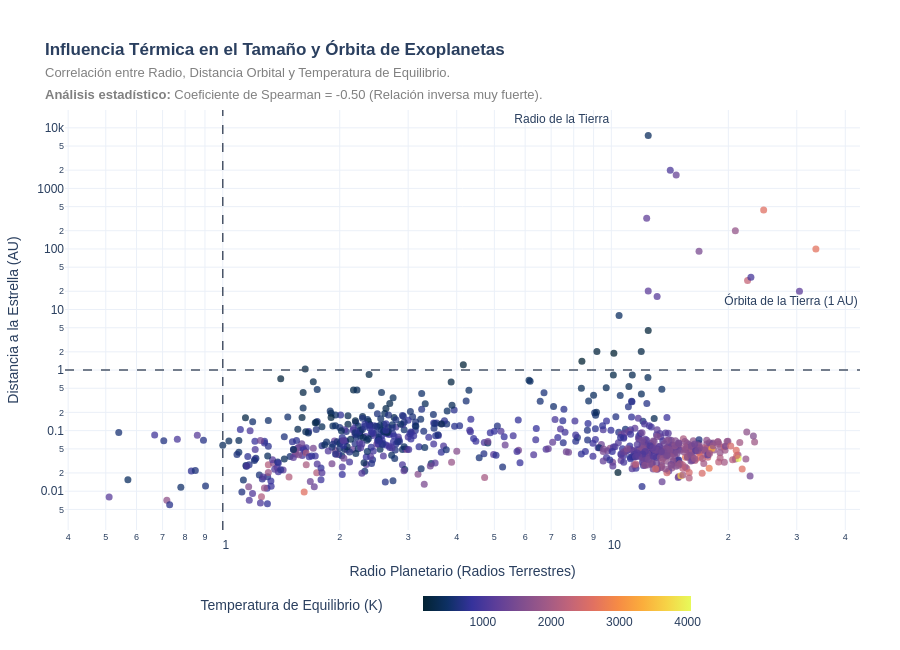

The notebook cell saved with this chart:
### Code cell
import numpy as np
import plotly.express as px
from scipy.stats import spearmanr

# Preparación de datos
df_radio_distancia = df_exoplanets[
    ["pl_name", "hostname", "pl_rade", "pl_orbsmax", "pl_eqt"]
].dropna().copy()

# CÁLCULO DE LA CORRELACIÓN DE SPEARMAN
# Usamos Spearman porque la relación entre distancia orbital y temperatura es puramente curva (exponencial inversa)
coef_spearman, p_valor = spearmanr(df_radio_distancia['pl_orbsmax'], df_radio_distancia['pl_eqt'])

print(f"Coeficiente de correlación de Spearman: {coef_spearman:.4f}")
print(f"P-valor: {p_valor}")

# Categorización de planetas por radio (Mantenemos tu lógica para el hover)
condiciones = [
    (df_radio_distancia['pl_rade'] < 1.25),
    (df_radio_distancia['pl_rade'] >= 1.25) & (df_radio_distancia['pl_rade'] < 2.0),
    (df_radio_distancia['pl_rade'] >= 2.0) & (df_radio_distancia['pl_rade'] < 6.0),
    (df_radio_distancia['pl_rade'] >= 6.0)
]
categorias = ['Rocoso (Tipo Tierra)', 'Súper-Tierra', 'Tipo Neptuno', 'Gigante Gaseoso (Tipo Júpiter)']
df_radio_distancia['tipo_planeta'] = np.select(condiciones, categorias, default='Desconocido')

#GENERACIÓN DE GRÁFICA OPTIMIZADA
subtitulo = (
    "Correlación entre Radio, Distancia Orbital y Temperatura de Equilibrio.<br>"
    f"<b>Análisis estadístico:</b> Coeficiente de Spearman = {coef_spearman:.2f} (Relación inversa muy fuerte)."
)

fig3 = px.scatter(
    df_radio_distancia,
    x="pl_rade",
    y="pl_orbsmax",
    color="pl_eqt",                 
    color_continuous_scale="thermal",
    hover_name="pl_name",
    hover_data={
        "hostname": True,
        "tipo_planeta": True,
        "pl_eqt": ":.0f K"          
    },
    log_x=True,
    log_y=True,
    title="<b>Influencia Térmica en el Tamaño y Órbita de Exoplanetas</b>",
    labels={
        "pl_rade": "Radio Planetario (Radios Terrestres)",
        "pl_orbsmax": "Distancia a la Estrella (AU)",
        "pl_eqt": "Temperatura",
        "tipo_planeta": "Categoría Física"
    },
    template="plotly_white",
    opacity=0.75
)

#AÑADIR LÍNEAS DE REFERENCIA DE LA TIERRA
# Línea vertical para el Radio de la Tierra (1 R_earth)
fig3.add_vline(
    x=1.0, 
    line_width=1.5, 
    line_dash="dash", 
    line_color="#4A5568",
    annotation_text=" Radio de la Tierra", 
    annotation_position="top left"
)

# Línea horizontal para la Distancia de la Tierra (1 AU)
fig3.add_hline(
    y=1.0, 
    line_width=1.5, 
    line_dash="dash", 
    line_color="#4A5568",
    annotation_text=" Órbita de la Tierra (1 AU)", 
    annotation_position="top right"
)

#AJUSTES DE DISEÑO Y LEYENDAS
fig3.update_layout(
    height=650,
    font=dict(family="Arial, sans-serif", size=12),
    margin=dict(l=60, r=40, t=110, b=120),
    title_text=f"<b>Influencia Térmica en el Tamaño y Órbita de Exoplanetas</b><br><span style='font-size:13px; color:gray;'>{subtitulo}</span>",
    
    # Barra de color horizontal en la parte inferior
    coloraxis_colorbar=dict(
        title="Temperatura de Equilibrio (K)",
        orientation="h",
        yanchor="bottom", y=-0.25,
        xanchor="center", x=0.5,
        thickness=15,
        len=0.6
    )
)

fig3.update_traces(marker=dict(size=7))

fig3.show()

### Figure 1 — Plotly figure (JSON) as saved in the notebook; plotly's stock layout.template omitted (floating-point values rounded to 4 significant figures; data arrays with more than 128 entries replaced by an {"elided": "..."} marker saying what was removed)
{"data": [{"customdata": {"elided": "790x3 mixed values"}, "hovertemplate": "<b>%{hovertext}</b><br><br>Radio Planetario (Radios Terrestres)=%{x}<br>Distancia a la Estrella (AU)=%{y}<br>hostname=%{customdata[0]}<br>Categoría Física=%{customdata[1]}<br>Temperatura=%{marker.color:.0f K}<extra></extra>", "hovertext": {"elided": "790 str values"}, "legendgroup": "", "marker": {"color": {"elided": "790 float values"}, "coloraxis": "coloraxis", "opacity": 0.75, "size": 7, "symbol": "circle"}, "mode": "markers", "name": "", "orientation": "v", "showlegend": false, "type": "scatter", "x": {"elided": "790 float values"}, "xaxis": "x", "y": {"elided": "790 float values"}, "yaxis": "y"}], "layout": {"annotations": [{"showarrow": false, "text": " Radio de la Tierra", "x": 1, "xanchor": "right", "xref": "x", "y": 1, "yanchor": "top", "yref": "y domain"}, {"showarrow": false, "text": " Órbita de la Tierra (1 AU)", "x": 1, "xanchor": "right", "xref": "x domain", "y": 1, "yanchor": "bottom", "yref": "y"}], "coloraxis": {"autocolorscale": false, "colorbar": {"len": 0.6, "orientation": "h", "thickness": 15, "title": {"text": "Temperatura de Equilibrio (K)"}, "x": 0.5, "xanchor": "center", "y": -0.25, "yanchor": "bottom"}, "colorscale": [[0, "rgb(3, 35, 51)"], [0.09091, "rgb(13, 48, 100)"], [0.1818, "rgb(53, 50, 155)"], [0.2727, "rgb(93, 62, 153)"], [0.3636, "rgb(126, 77, 143)"], [0.4545, "rgb(158, 89, 135)"], [0.5455, "rgb(193, 100, 121)"], [0.6364, "rgb(225, 113, 97)"], [0.7273, "rgb(246, 139, 69)"], [0.8182, "rgb(251, 173, 60)"], [0.9091, "rgb(246, 211, 70)"], [1, "rgb(231, 250, 90)"]]}, "font": {"family": "Arial, sans-serif", "size": 12}, "height": 650, "legend": {"tracegroupgap": 0}, "margin": {"b": 120, "l": 60, "r": 40, "t": 110}, "shapes": [{"line": {"color": "#4A5568", "dash": "dash", "width": 1.5}, "type": "line", "x0": 1, "x1": 1, "xref": "x", "y0": 0, "y1": 1, "yref": "y domain"}, {"line": {"color": "#4A5568", "dash": "dash", "width": 1.5}, "type": "line", "x0": 0, "x1": 1, "xref": "x domain", "y0": 1, "y1": 1, "yref": "y"}], "title": {"text": "<b>Influencia Térmica en el Tamaño y Órbita de Exoplanetas</b><br><span style='font-size:13px; color:gray;'>Correlación entre Radio, Distancia Orbital y Temperatura de Equilibrio.<br><b>Análisis estadístico:</b> Coeficiente de Spearman = -0.50 (Relación inversa muy fuerte).</span>"}, "xaxis": {"anchor": "y", "domain": [0, 1], "title": {"text": "Radio Planetario (Radios Terrestres)"}, "type": "log"}, "yaxis": {"anchor": "x", "domain": [0, 1], "title": {"text": "Distancia a la Estrella (AU)"}, "type": "log"}}}
